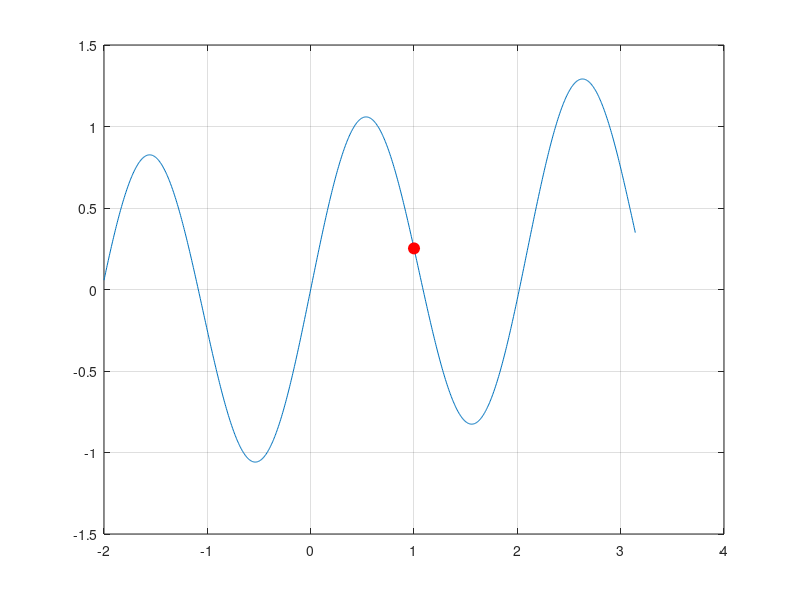

The MATLAB script that drew this image: (Note: this script raises an error after producing the figure.)
% vektor a: liha števila med -3 in 5
a = -3:2:5;

% vektor b: soda števila med 10 in 2 (padajoče)
b = 10:-2:2;

% skalarni produkt
skalarni_produkt = dot(a,b);
% ali: skalarni_produkt = a*b';


A = [ 1  2 -3  4;
    -1  0 -3/2  8;
    -2 2  2  1;
    0  2 -3  8/5];   % (če je v nalogi mišljena 5x4 matrika)

drugi_stolpec = A(:,2)

vsota = sum(A(:));
povprecje = mean(A(:));


A1 = (A + 2).^3;


I = eye(size(A));

B = A - (17/2)*I;

det_B = det(B);

najvecji_abs = max(abs(B(:)));


x = linspace(-2, pi, 1000);

f = sin(3*x) + x/9;

plot(x,f)
grid on
hold on

% vrednost pri x = 1
y1 = sin(3*1) + 1/9;

plot(1, y1, 'ro', 'MarkerSize', 8, 'MarkerFaceColor', 'r')



povprecje = @(a,b) (a+b)/2;

rezultat = povprecje(0.5,6);v
